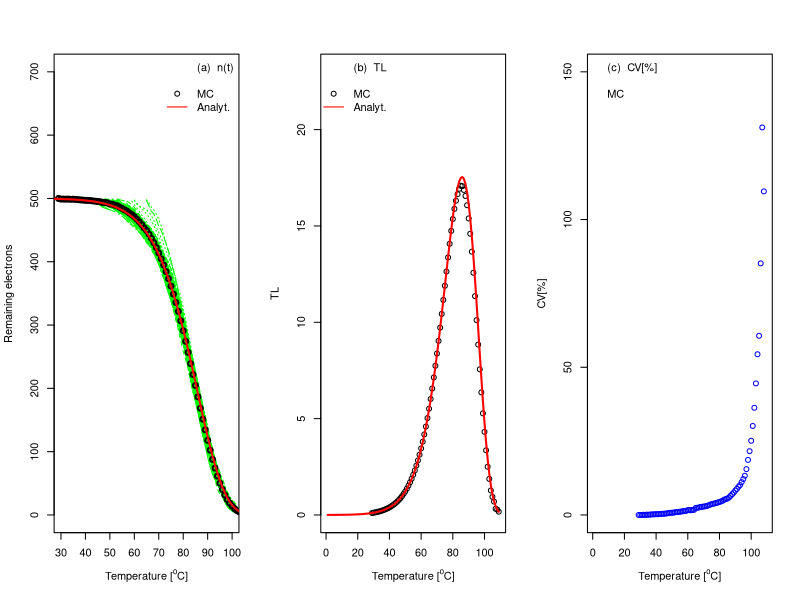

This chart was generated by the following R code:
# Stochastic first order TL process using KMC
rm(list = ls(all=T))
library(matrixStats)
mcruns<-100
n0<-500
tmax<-110
s<-1e13
E<-1
kb<-8.617e-5

times<-seq(1,tmax-1,1)
nMatrix<-matrix(NA,nrow=tmax-1,ncol=mcruns)

system.time(
  for (k in 1:mcruns)
  {n<-n0
  allt<-t<-30
  for(i in 1:n-1){
    P<-s*exp(-E/(8.617e-5*(t+273)))
    t<-t+rexp(1)/(P*n)
    n<-n-1
    allt<- rbind(allt,t)
  }
  depth.class <- cut(allt,seq(1:tmax), include.lowest = TRUE)
  singlerun <- tapply(seq(from=n0,to=0,by=-1), depth.class, 
                      mean,na.rm = FALSE)
  singlerun<-as.vector(singlerun)
  nMatrix[,k]<-singlerun
  })
# Calculate analytical solution
x1<-times+273
k<-function(u) {integrate(function(p){s*exp(-E/(kb*p))},
                          273,u)[[1]]}
y1<-lapply(x1,k)
x<-unlist(x1)
y<-unlist(y1)
errn<-sqrt(n0*(exp(-y)-exp(-2*y)))
nanalyt<-n0*exp(-y)
TLanalyt<-n0*s*exp(-E/(kb*x))*exp(-y)
# plot MC and analytical
par(mfrow=c(1,3))
matplot(nMatrix,typ="l",col="green",xlim=c(30,100),
        ylab="Remaining electrons",
        ylim=c(0,700),xlab=expression("Temperature ["^"o"*"C]"))
avgn<-rowMeans(nMatrix,na.rm = TRUE)
cv<-100*rowSds(nMatrix,na.rm=TRUE)/avgn
pch<-c(NA,NA,1,NA)
lty<-c(NA,NA,NA,"solid")
col<-c(NA,NA,"black","red")
lines(seq(from=1,to=tmax-1,by=1),avgn,lwd=2,col="black",
      typ="p",pch=1)
legend("topright",bty="n",c("(a)  n(t)"," ","MC",
                            "Analyt."),pch=pch,lty=lty,col=col)
lines(x-273,nanalyt,col="red",lwd=2)
k<-function(u){s*exp(-E/(kb*(u+273)))}
y<-lapply(times,k)
TLMC<-as.numeric(y)*as.numeric(avgn)
plot(times,TLMC,col="black",ylab="TL",
     ylim=c(0,23),xlab=expression("Temperature ["^"o"*"C]"))
lines(x-273,TLanalyt,col="red",lwd=2)
legend("topleft",bty="n",c("(b)  TL"," ","MC",
                           "Analyt."), pch=pch,lty=lty,col=col)
plot(times,cv,ylab="CV[%]",ylim=c(0,150),col="blue",
     xlab=expression("Temperature ["^"o"*"C]"))
legend("topleft",bty="n",c("(c)  CV[%]"," ","MC"))
